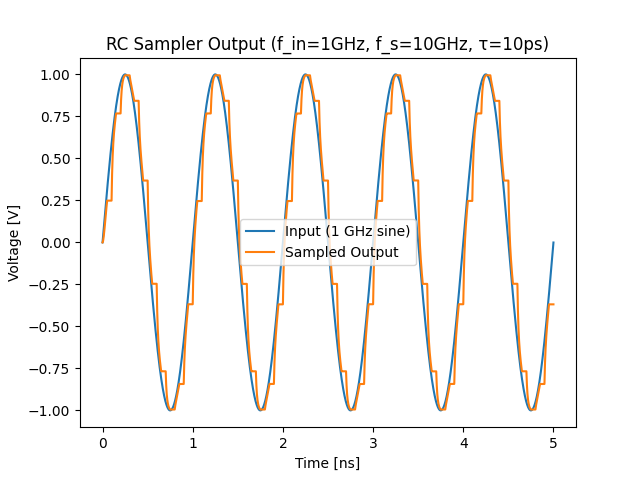

The script that drew this image:
import numpy as np
import matplotlib.pyplot as plt
f_in = 1e9        
f_s  = 10e9       
tau  = 10e-12     

t_stop = 5e-9     
dt = 0.1e-12      
t = np.arange(0, t_stop, dt)
vin = np.sin(2.0 * np.pi * f_in * t)
T_s = 1.0 / f_s
clock_on_fraction = 0.5
switch = ( (t % T_s) < (clock_on_fraction * T_s) ).astype(float)
vout = np.zeros_like(t)
vout[0] = 0.0 
alpha = dt / tau
for i in range(len(t) - 1):
    if switch[i] == 1:
        vout[i+1] = vout[i] + alpha * (vin[i] - vout[i])
    else:
        vout[i+1] = vout[i]
plt.figure()
plt.plot(t*1e9, vin, label="Input (1 GHz sine)")
plt.plot(t*1e9, vout, label="Sampled Output")
plt.xlabel("Time [ns]")
plt.ylabel("Voltage [V]")
plt.title("RC Sampler Output (f_in=1GHz, f_s=10GHz, τ=10ps)")
plt.legend()
plt.show()
